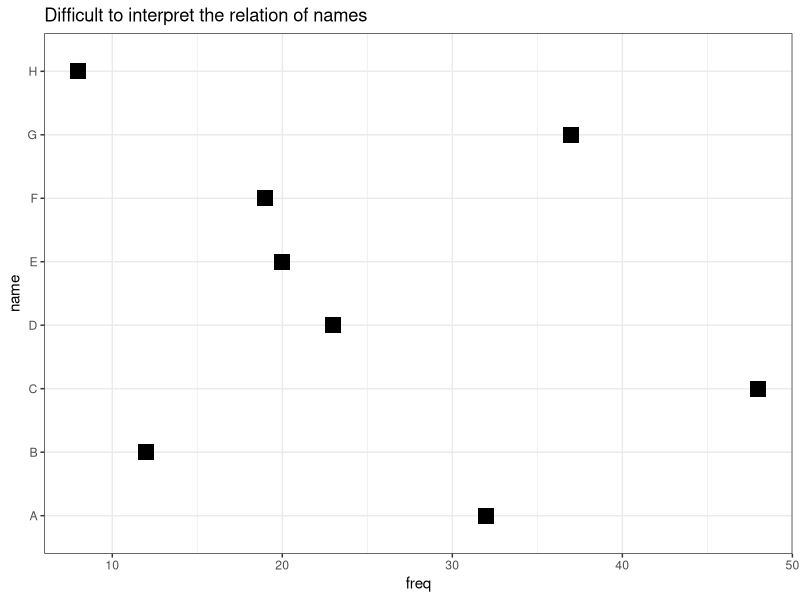
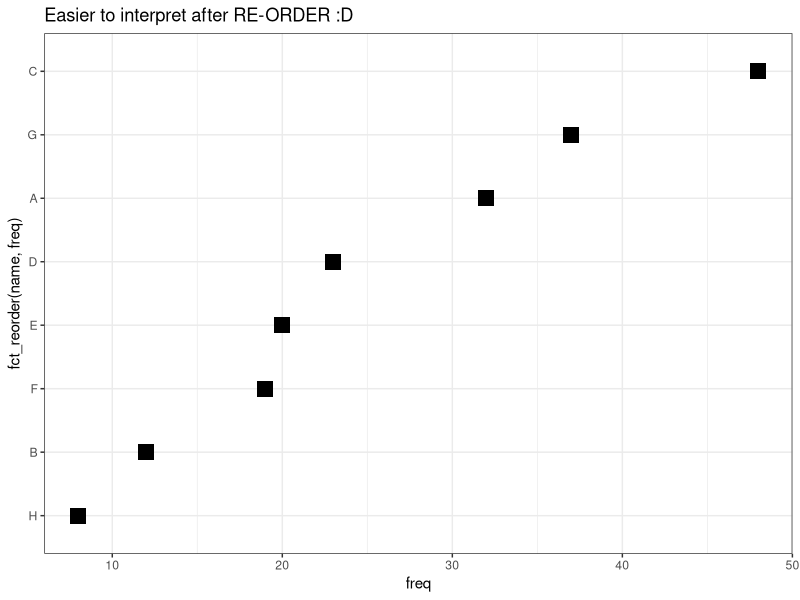
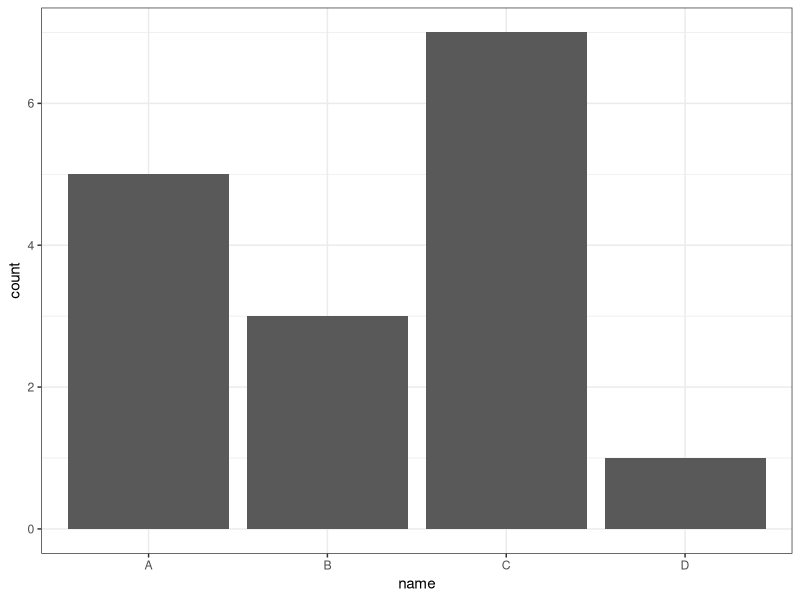
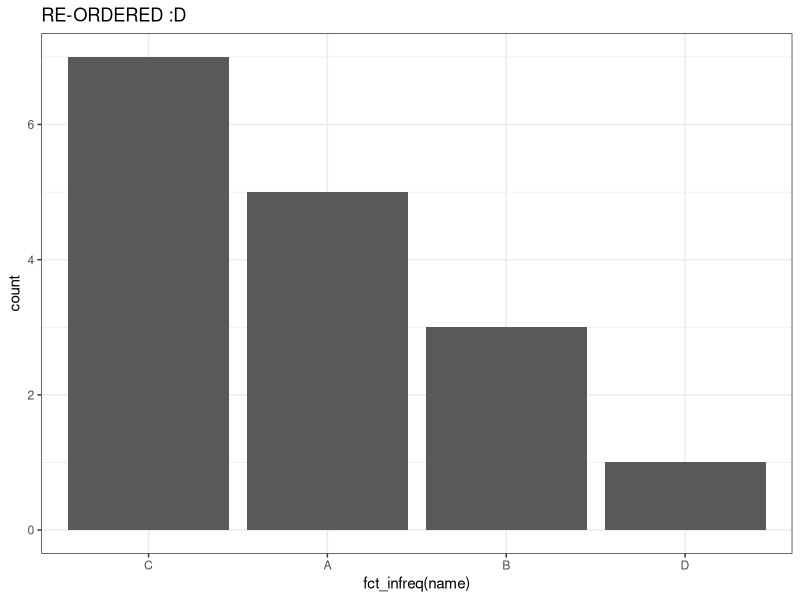
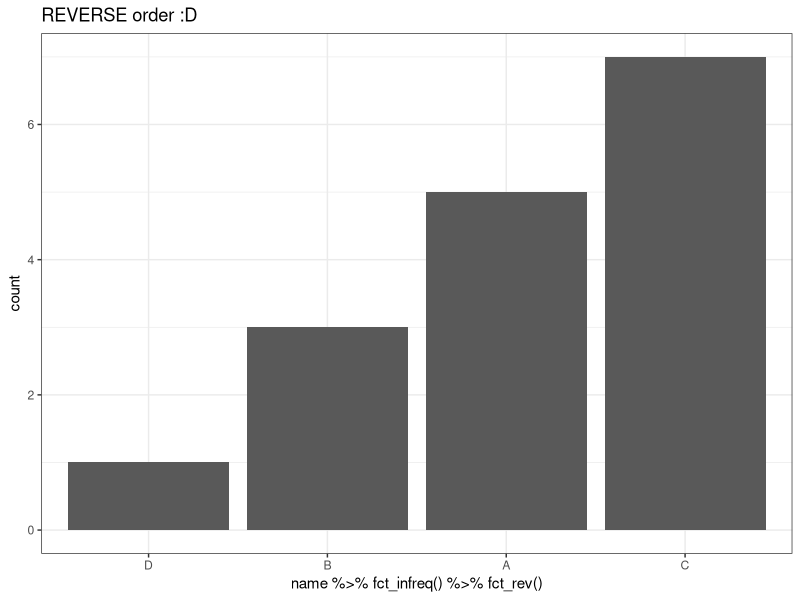

Source code (R) for these figures, in order: (Note: this script raises an error after producing the figures.)
## ---- chunk 1
library(tidyverse) # this is ALL we need!
## ---- chunk 2
# consider the following made-up data I created
madeup_data <- tibble(
  name  = factor(c("A", "B", "C", "D", "E", "F", "G", "H")),
  freq =         c(32,  12,  48,  23,  20,  19,  37,  8)
)
# let's see the data
madeup_data %>% View 
madeup_data %>% 
  glimpse() # name is factor ; freq is double


# now let's generate a scatter plot, using geom_point()
madeup_data %>% 
  ggplot(aes(x = freq,     # X-Axis
             y = name)) +  # Y-Axis
  geom_point(shape = 15,
             size  = 5) +
  theme_bw() +
  labs(title = "Difficult to interpret the relation of names")


# let's RE-ORDER name using its freq value with fct_reorder()
madeup_data %>% 
  ggplot(aes(x = freq, 
             y = fct_reorder(name, freq))) +  # RE-ORDER
  geom_point(shape = 15,
             size  = 5) +
  theme_bw() +
  labs(title = "Easier to interpret after RE-ORDER :D")
## ---- chunk 3
# consider another made up data:
madeup_data1 <- tibble(
  name  = factor(c("A", "A", "A", "A", "A", 
                   "B", "B", "B",
                   "C", "C", "C", "C", "C", "C", "C",
                   "D")))
# let's see the data
madeup_data1 %>% View 
madeup_data1 %>% 
  glimpse() # Again, name is factor


# let's generate a bar plot, using geom_bar()
madeup_data1 %>% 
  ggplot(aes(x = name)) + 
  geom_bar() +
  theme_bw() 


# suppose I want to RE-ORDER name according to its frequency
madeup_data1 %>% 
  ggplot(aes(x = fct_infreq(name))) +  # RE-ORDER
  geom_bar() +
  theme_bw() +
  labs(title = "RE-ORDERED :D")


# RE-ORDER in REVERSE direction compared to above
madeup_data1 %>% 
  ggplot(aes(x = name %>% fct_infreq() %>% 
               fct_rev())) + # REVERSE order!
  geom_bar() +
  theme_bw() +
  labs(title = "REVERSE order :D")
## ---- chunk 4
# library(gridExtra)

grid.arrange(a, b, ncol = 2)

a <- madeup_data %>% 
  ggplot(aes(x = freq, 
             y = name)) + 
  geom_point(shape = 15,
             size  = 3) +
  theme_bw() +
  labs(title = "Difficult to interpret",
       subtitle = "LEFT plot")


b <- madeup_data %>% 
  ggplot(aes(x = freq, 
             y = fct_reorder(name, freq))) + 
  geom_point(shape = 15,
             size  = 3) +
  theme_bw() +
  labs(title = "Easy to interpret",
       subtitle = "RIGHT plot")
